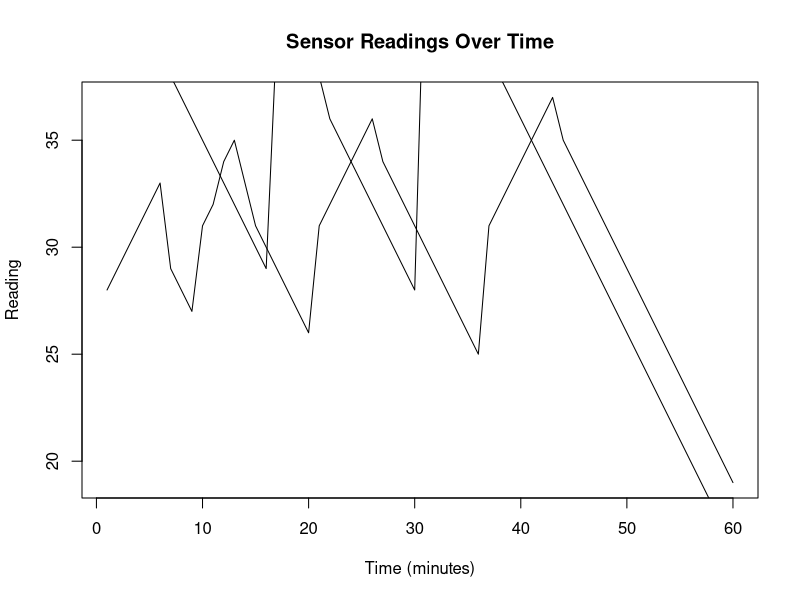

Source code (R):
# Sample sensor readings for 60 minutes
temperature <- c(28, 29, 30, 31, 32, 33, 29, 28, 27, 31,
                 32, 34, 35, 33, 31, 30, 29, 28, 27, 26,
                 31, 32, 33, 34, 35, 36, 34, 33, 32, 31,
                 30, 29, 28, 27, 26, 25, 31, 32, 33, 34,
                 35, 36, 37, 35, 34, 33, 32, 31, 30, 29,
                 28, 27, 26, 25, 24, 23, 22, 21, 20, 19)

humidity <- c(45, 44, 43, 42, 41, 39, 38, 37, 36, 35,
              34, 33, 32, 31, 30, 29, 40, 42, 44, 46,
              38, 36, 35, 34, 33, 32, 31, 30, 29, 28,
              45, 44, 43, 42, 41, 40, 39, 38, 37, 36,
              35, 34, 33, 32, 31, 30, 29, 28, 27, 26,
              25, 24, 23, 22, 21, 20, 19, 18, 17, 16)

pressure <- c(1010, 1011, 1012, 1011, 1013, 1014, 1015, 1013, 1012, 1011,
              1010, 1009, 1008, 1007, 1006, 1005, 1006, 1007, 1008, 1009,
              1010, 1011, 1012, 1013, 1014, 1015, 1016, 1015, 1014, 1013,
              1012, 1011, 1010, 1009, 1008, 1007, 1006, 1005, 1004, 1003,
              1002, 1001, 1000, 999, 998, 997, 996, 995, 994, 993,
              992, 991, 990, 989, 988, 987, 986, 985, 984, 983)

time <- 1:60   # minutes

# 1. Calculate average readings
avg_temp <- mean(temperature)
avg_humidity <- mean(humidity)
avg_pressure <- mean(pressure)

# 2. Identify time intervals
critical_intervals <- which(temperature > 30 & humidity < 40)

# 3. Plot sensor readings
plot(time, temperature, type = "l", xlab = "Time (minutes)", ylab = "Reading",
     main = "Sensor Readings Over Time")
lines(time, humidity)
lines(time, pressure)

# Print results
cat("Average Temperature:", round(avg_temp, 2), "°C\n")
cat("Average Humidity:", round(avg_humidity, 2), "%\n")
cat("Average Pressure:", round(avg_pressure, 2), "hPa\n")

cat("\nTime intervals where Temperature > 30°C and Humidity < 40%:\n")
print(critical_intervals)
